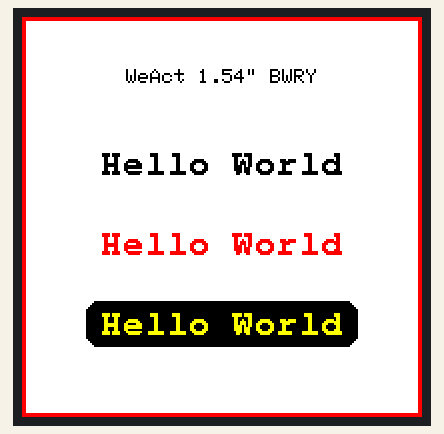
Simulated run of this sketch. Board: Arduino Pro Mini, built for the host (arithmetic inside an expression is 32-bit, double 64-bit). Parts: 200×200 colour display. What the sketch prints to the serial monitor is not drawn.

Above: at 15.1 s.

The sketch:

EpaperHelloWorld_ProMini.ino
```cpp
/*
 * EpaperHelloWorld_ProMini — three-colour "Hello World" on a WeAct 1.54" BWRY
 * ---------------------------------------------------------------------------
 * Board : Arduino Pro Mini (ATmega328P) — 2 kB SRAM, 32 kB flash
 *
 *   Arduino IDE setup
 *     Tools -> Board -> Arduino AVR Boards -> "Arduino Pro or Pro Mini"
 *     Tools -> Processor -> "ATmega328P (3.3V, 8 MHz)"   <- see the volts note
 *     Tools -> Port -> your USB-serial adapter
 *   The Pro Mini has no USB. Upload through an FTDI/CH340 adapter with DTR
 *   wired to RESET, otherwise you have to hit reset by hand at exactly the
 *   right moment. The Processor menu entry must match the board you actually
 *   own: pick the wrong one and the upload fails or every delay is off by 2x.
 *
 * Libs  : GxEPD2 >= 1.6.6   (Library Manager — 1.6.6 is where this panel landed)
 *         Adafruit GFX Library (installed as a GxEPD2 dependency)
 *
 * Display: WeAct 1.54" four-colour e-paper, black / white / red / yellow,
 *          200x200 px, driven as Good Display GDEM0154F51H (JD79660).
 *
 * ===========================================================================
 * VOLTS — read this before connecting anything
 * ===========================================================================
 * Use a 3.3 V / 8 MHz Pro Mini if you have the choice. Then every line below
 * is a direct connection and there is nothing further to think about.
 *
 * On a 5 V / 16 MHz Pro Mini the module's *supply* is fine but its *signals*
 * are not. From WeAct's own schematic (WeAct-EpaperModule SchDoc):
 *   - VCC feeds an ME6216A33 LDO, so the header happily takes 3.3 V or 5 V
 *     and the panel itself always runs from the regulated 3.3 V rail.
 *   - BUSY / RES / D/C / CS / SCL / SDA reach the panel through 100 R series
 *     resistors (R3-R8) and NOTHING ELSE. There is no level shifter on board.
 * So a 5 V board drives 5 V logic into 3.3 V panel inputs, current-limited to
 * about 11 mA by those resistors. It often appears to work and it is still
 * out of spec — put a level shifter (or a divider) on the five lines the AVR
 * drives. BUSY is the one line the panel drives, and it needs no help: 3.3 V
 * clears a 5 V AVR's 3.0 V input threshold.
 *
 * The module also has SB1/SB2 solder bridges selecting 3-wire vs 4-wire SPI.
 * GxEPD2 needs 4-wire (the D/C pin), which is how the boards ship. Only worry
 * about this if someone has been at yours with an iron.
 *
 * Wiring. WeAct's schematic gives both the 2.54 mm header (P1) and the 1.25 mm
 * wafer connector (J2) the same order, pin 1 to pin 8:
 *     1 BUSY   2 RES   3 D/C   4 CS   5 SCL   6 SDA   7 GND   8 VCC
 * Still confirm against your own module's silkscreen before powering it:
 * swapping GND and VCC is the one mistake that kills the board.
 *
 *     module pin | Pro Mini | note
 *     -----------+----------+----------------------------------------------
 *     BUSY       | A3       | panel drives this
 *     RES        | A2       | reset, active low
 *     D/C        | A1       | data / command select
 *     CS         | D9       | chip select, active low
 *     SCL        | D13      | SPI clock  — fixed by the AVR's hardware SPI
 *     SDA        | D11      | SPI data in — likewise fixed (MOSI)
 *     GND        | GND      |
 *     VCC        | VCC      | 3.3 V board: VCC. 5 V board: VCC or RAW, the
 *                |          | on-board LDO regulates it either way.
 *
 *   SDA/SCL here are SPI, not I2C — the names come from the panel datasheet.
 *   D11 and D13 are not a free choice: they are MOSI and SCK on the ATmega328P
 *   and the hardware SPI peripheral is wired to them. D12 (MISO) stays unused,
 *   and note that SPI.begin() forces D10 to an output, so D10 is not available
 *   as an input while this sketch runs.
 *
 * ===========================================================================
 * WHY THIS SKETCH IS BUILT THE WAY IT IS — 2 kB of RAM
 * ===========================================================================
 * A 200x200 four-colour frame is 2 bits per pixel = 10,000 bytes. The
 * ATmega328P has 2,048. The frame cannot be held in RAM, so GxEPD2 renders it
 * in horizontal bands: PAGE_HEIGHT rows at a time into a small buffer, each
 * band shipped straight into the panel's own memory, and one refresh at the
 * end once all bands have landed.
 *
 * PAGE_HEIGHT below is that trade, measured (sizeof on the instantiated
 * template; AVR is a little smaller still, its pointers being 2 bytes):
 *
 *     PAGE_HEIGHT | buffer | whole display object | passes
 *     ------------+--------+----------------------+-------
 *          8      |  400 B |        560 B         |   25
 *         10      |  500 B |        664 B         |   20   <- this sketch
 *         20      | 1000 B |       1160 B         |   10
 *         25      | 1250 B |       1408 B         |    8
 *        200      |    —   |      10160 B         |    1   (needs a bigger MCU)
 *
 * At 10 rows the display object costs about a third of SRAM and leaves the
 * rest for the stack, the Serial buffers and everything you add later. The
 * cost of more passes is that everything in the drawing loop — every
 * fillScreen, every character, every bounds calculation — runs once PER PASS,
 * 20 times over. On an 8 MHz AVR that is still a fraction of a second, and it
 * is invisible beside the panel's own 25-second refresh, so the small buffer
 * is clearly the right end of this trade.
 *
 * Keep new drawing code inside the do/while and keep it cheap. And keep string
 * literals wrapped in F() so they stay in flash: a handful of forgotten
 * strings is enough to exhaust what little RAM is left.
 *
 * Timing: a four-colour full refresh takes about 25 seconds, flashing through
 *   its colour passes the whole time. That is normal for BWRY e-paper, not a
 *   hang. The sketch draws once and stops — Good Display asks for ~180 s
 *   between full refreshes on colour panels.
 */

#include <GxEPD2_4C.h>
#include <Fonts/FreeMonoBold9pt7b.h>
#include <SPI.h>
#include <avr/sleep.h>
#include <avr/interrupt.h>

// ---- pins (see the wiring table above) ------------------------------------
#define EPD_BUSY  A3
#define EPD_RST   A2
#define EPD_DC    A1
#define EPD_CS    9
// SDA -> D11 (MOSI) and SCL -> D13 (SCK) are fixed by the ATmega328P's
// hardware SPI and are not named here; the SPI library owns them.

// Set to 0 to ignore the BUSY line entirely and use the datasheet's fixed
// delays instead (GxEPD2 does this whenever the busy pin is -1). Slower and
// less robust, but immune to a broken, floating or miswired BUSY connection --
// which is worth knowing, because an unread BUSY line does not merely slow
// things down: the library then believes each step finished instantly and
// puts the panel to sleep part-way through its refresh, leaving a blank
// screen. Flip this to 0 to find out whether BUSY is your problem.
#define USE_BUSY_PIN 1

// ---- MCU deep sleep --------------------------------------------------------
// 1 -> after drawing, put the ATmega328P into SLEEP_MODE_PWR_DOWN, its deepest
//      stop: all clocks halted, sub-microamp on the bare chip.
// 0 -> stay awake and idle in loop().
//
// READ THIS BEFORE EXPECTING A LOW NUMBER. On a stock Pro Mini the chip is not
// what drains your battery. The board's power LED burns roughly a milliamp,
// and the on-board regulator adds its own quiescent draw -- together some
// thousands of times more than the sleeping ATmega328P. Sleeping the MCU on an
// unmodified board buys you almost nothing measurable. To make this setting
// worth having: remove the power LED, and either remove the regulator or feed
// regulated power straight to VCC instead of RAW. Then the display module's
// own LDO becomes the next thing to argue with.
#define SLEEP_MCU_AFTER_DRAW 1

// Pin that wakes the board, or -1 for none (then only RESET or a power cycle
// brings it back, which is the closest match to the nRF52 sketch's behaviour).
// Must be D2 (INT0) or D3 (INT1): waking from power-down needs a LOW-LEVEL
// interrupt, because edge detection runs off the I/O clock and that clock is
// stopped. Both pins are free in this wiring.
#define WAKE_PIN (-1)   // e.g. 2

// ---- paged rendering ------------------------------------------------------
// Rows per pass. 10 rows -> 500 bytes of buffer, 20 passes over the screen.
// Raising this trades SRAM for fewer passes: buffer bytes = PAGE_HEIGHT * 50,
// plus roughly 100 bytes of bookkeeping. See the table in the header.
#define PAGE_HEIGHT 10

GxEPD2_4C<GxEPD2_154c_GDEM0154F51H, PAGE_HEIGHT> display(
  GxEPD2_154c_GDEM0154F51H(EPD_CS, EPD_DC, EPD_RST, USE_BUSY_PIN ? EPD_BUSY : -1));

// Fail at compile time rather than with mystifying runtime corruption if
// someone raises PAGE_HEIGHT past what an ATmega328P can spare.
static_assert(PAGE_HEIGHT * (200 / 4) <= 900,
              "PAGE_HEIGHT too large: the page buffer will not leave the "
              "ATmega328P enough SRAM for the stack");

static const char HELLO[] = "Hello World";

// Baselines for the three lines, in pixels from the top of the 200 px panel.
static const int16_t LINE_BLACK_Y  = 78;
static const int16_t LINE_RED_Y    = 118;
static const int16_t LINE_YELLOW_Y = 158;

// Draw text horizontally centred, with `y` as the baseline.
static void drawCentred(const char* text, int16_t y, uint16_t colour)
{
  int16_t  x1, y1;
  uint16_t w, h;
  display.getTextBounds(text, 0, y, &x1, &y1, &w, &h);
  display.setCursor((display.width() - int16_t(w)) / 2 - x1, y);
  display.setTextColor(colour);
  display.print(text);
}

// Same, but on a filled bar. Yellow ink on white paper is genuinely faint on
// these panels, so the yellow line gets a black bar behind it — otherwise the
// third colour reads as "nothing printed" from any distance.
static void drawCentredOnBar(const char* text, int16_t y, uint16_t colour, uint16_t barColour)
{
  int16_t  x1, y1;
  uint16_t w, h;
  display.getTextBounds(text, 0, y, &x1, &y1, &w, &h);
  const int16_t x = (display.width() - int16_t(w)) / 2 - x1;
  display.fillRoundRect(x + x1 - 8, y1 - 6, int16_t(w) + 16, int16_t(h) + 12, 6, barColour);
  display.setCursor(x, y);
  display.setTextColor(colour);
  display.print(text);
}

static void drawHelloWorld()
{
  display.setFullWindow();
  display.firstPage();
  // Everything in here runs once per band — 20 times over. GxEPD2 clips each
  // pass to the band being rendered, so the code is written as if it were
  // drawing the whole screen.
  do
  {
    display.fillScreen(GxEPD_WHITE);

    // A red double frame, so the border proves the red channel independently
    // of the text.
    display.drawRect(0, 0, display.width(), display.height(), GxEPD_RED);
    display.drawRect(1, 1, display.width() - 2, display.height() - 2, GxEPD_RED);

    // Caption in the built-in 5x7 font.
    display.setFont(NULL);
    display.setTextSize(1);
    display.setTextColor(GxEPD_BLACK);
    {
      const char* caption = "WeAct 1.54\" BWRY";
      int16_t  x1, y1;
      uint16_t w, h;
      display.getTextBounds(caption, 0, 0, &x1, &y1, &w, &h);
      display.setCursor((display.width() - int16_t(w)) / 2, 26);
      display.print(caption);
    }

    // The same words in each of the three inks the panel can lay down.
    display.setFont(&FreeMonoBold9pt7b);
    drawCentred(HELLO, LINE_BLACK_Y, GxEPD_BLACK);
    drawCentred(HELLO, LINE_RED_Y, GxEPD_RED);
    drawCentredOnBar(HELLO, LINE_YELLOW_Y, GxEPD_YELLOW, GxEPD_BLACK);
  }
  while (display.nextPage());
}

#if SLEEP_MCU_AFTER_DRAW

#if WAKE_PIN >= 0
static void wakeISR()
{
  // Detach immediately: the interrupt is level-triggered, so it would fire
  // continuously for as long as the pin is held low.
  detachInterrupt(digitalPinToInterrupt(WAKE_PIN));
}
#endif

static void mcuPowerDown()
{
  Serial.println(F("entering power-down"));
  Serial.flush();   // the USART stops the moment the clocks do
  delay(20);

#if WAKE_PIN >= 0
  pinMode(WAKE_PIN, INPUT_PULLUP);
  attachInterrupt(digitalPinToInterrupt(WAKE_PIN), wakeISR, LOW);
#endif

  // The ADC keeps its analogue front end powered even in power-down unless
  // ADEN is cleared, and that alone is worth a few hundred microamps -- far
  // more than the sleeping core. Note there is no point calling
  // power_all_disable() here: the PRR registers save current in active and
  // idle modes, but power-down has already stopped every clock.
  ADCSRA &= ~_BV(ADEN);

  // Control pins are left driven on purpose, exactly as in the nRF52 sketch:
  // pin states are retained through power-down, so the sleeping panel's CS, DC
  // and RES stay held rather than floating. Do not call display.end() here.

  set_sleep_mode(SLEEP_MODE_PWR_DOWN);
  cli();
  sleep_enable();
  // Brown-out detection costs ~20 uA and is pointless while asleep. The
  // hardware only honours this within a few cycles of sleep_cpu(), so it has
  // to sit here, between the disable and the sleep, with interrupts off.
  sleep_bod_disable();
  sei();
  sleep_cpu();

  // ---- Execution resumes HERE on wake, NOT at setup(). This is the one real
  // difference from the nRF52 sketch, where System OFF restarts the program.
  // With WAKE_PIN at -1 nothing can wake it, so control never gets this far.
  sleep_disable();
  ADCSRA |= _BV(ADEN);
  Serial.println(F("woken"));
}
#endif

void setup()
{
  // 9600 rather than something brisker: at 8 MHz the ATmega328P's baud
  // divisor puts 115200 about 3.5% out, which is where a serial link starts
  // dropping characters. This sketch prints four lines; slow is fine.
  Serial.begin(9600);
  Serial.println(F("EpaperHelloWorld_ProMini: start"));
  Serial.print(F("pages: "));
  Serial.println(display.pages());

  // 9600 -> GxEPD2 prints its own diagnostics to Serial.
  // true  -> full init (cold boot, not a wake from deep sleep).
  // 20    -> reset pulse in ms, the library default.
  // false -> drive RST normally rather than the pull-down trick some 5 V
  //          Waveshare boards need.
  display.init(9600, true, 20, false);
  display.setRotation(0);
  display.setTextWrap(false);

  Serial.println(F("refreshing; ~25 s"));
  const unsigned long refreshStart = millis();
  drawHelloWorld();
  const unsigned long elapsed = millis() - refreshStart;
  Serial.print(F("refresh done in "));
  Serial.print(elapsed);
  Serial.println(F(" ms"));
#if USE_BUSY_PIN
  if (elapsed < 10000)
  {
    // A four-colour refresh cannot finish this fast. If we get here, every
    // _waitWhileBusy returned instantly, which means the BUSY line was never
    // seen asserted -- so hibernate() below lands in the middle of the panel's
    // refresh and aborts it. A blank screen with a fast "done" is this bug.
    Serial.println(F("WARNING: too fast for a real refresh."));
    Serial.println(F("BUSY is not being read: check the A3 wire, or set"));
    Serial.println(F("USE_BUSY_PIN to 0 to fall back to fixed delays."));
  }
#endif

  // Park the panel in deep sleep. The image stays on screen with no power.
  display.hibernate();
  Serial.println(F("panel hibernating; image is retained"));

#if SLEEP_MCU_AFTER_DRAW
  // Panel asleep, so stop the MCU too. With WAKE_PIN at -1 this never returns.
  mcuPowerDown();
#endif
}

void loop()
{
  // Reached only with SLEEP_MCU_AFTER_DRAW at 0, or after a WAKE_PIN wake.
  // E-paper holds the last image without power, and this panel does not want
  // another full refresh for a few minutes anyway.
}
```
